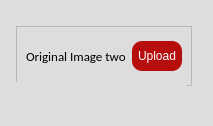
               <widget class="QGroupBox" name="groupBox_3">
                <property name="styleSheet">
                 <string notr="true">QGroupBox {
  width: 65vw;
  height: 90vh;
  background-color:#dddddd;
  border-radius: 15px;
  padding: 5px; /* Adjust padding as needed */
  margin-right: 5px;
}

/* You may need to adjust the sub-controls styles based on your specific requirements */
QGroupBox::title {
  subcontrol-origin: margin;
  subcontrol-position: top center;
  padding: 0 3px;
}

QGroupBox::indicator {
  width: 13px;
  height: 13px;
}


</string>
                </property>
                <property name="title">
                 <string/>
                </property>
                <layout class="QGridLayout" name="gridLayout_56">
                 <item row="0" column="0">
                  <layout class="QVBoxLayout" name="verticalLayout_14">
                   <item>
                    <widget class="QFrame" name="frame_19">
                     <property name="minimumSize">
                      <size>
                       <width>0</width>
                       <height>60</height>
                      </size>
                     </property>
                     <property name="maximumSize">
                      <size>
                       <width>16777215</width>
                       <height>40</height>
                      </size>
                     </property>
                     <property name="frameShape">
                      <enum>QFrame::StyledPanel</enum>
                     </property>
                     <property name="frameShadow">
                      <enum>QFrame::Raised</enum>
                     </property>
                     <layout class="QGridLayout" name="gridLayout_57">
                      <item row="0" column="0">
                       <widget class="QLabel" name="label_18">
                        <property name="minimumSize">
                         <size>
                          <width>0</width>
                          <height>30</height>
                         </size>
                        </property>
                        <property name="font">
                         <font>
                          <family>Calibri</family>
                          <pointsize>10</pointsize>
                         </font>
                        </property>
                        <property name="text">
                         <string>Original Image two</string>
                        </property>
                       </widget>
                      </item>
                      <item row="0" column="1">
                       <layout class="QHBoxLayout" name="horizontalLayout_29">
                        <property name="leftMargin">
                         <number>0</number>
                        </property>
                        <property name="topMargin">
                         <number>0</number>
                        </property>
                        <property name="rightMargin">
                         <number>0</number>
                        </property>
                        <property name="bottomMargin">
                         <number>0</number>
                        </property>
                        <item>
                         <widget class="QPushButton" name="upload_btn_2">
                          <property name="minimumSize">
                           <size>
                            <width>0</width>
                            <height>30</height>
                           </size>
                          </property>
                          <property name="styleSheet">
                           <string notr="true">QPushButton {
    width: 50%;
    background-color: rgb(182, 13, 13); /* Replace with the corresponding color value for --dark-grey in your application */
    color: white;
    border-radius: 10px;
    text-align: center;

}

QPushButton:hover {
    background-color: white;
color:red /* Replace with the corresponding color value for --darkest-color in your application */
}
</string>
                          </property>
                          <property name="text">
                           <string>Upload</string>
                          </property>
                         </widget>
                        </item>
                       </layout>
                      </item>
                     </layout>
                    </widget>
                   </item>
                   <item>
                    <layout class="QHBoxLayout" name="horizontalLayout_8">
                     <item>
                      <widget class="QGroupBox" name="groupBox_2">
                       <property name="styleSheet">
                        <string notr="true">QGroupBox {
    border: none; /* or border: 0; */
}

QGroupBox::title {
    subcontrol-origin: margin;
    subcontrol-position: top left;
    padding: 0 5px; /* Optional padding for the title */
}

</string>
                       </property>
                       <property name="title">
                        <string/>
                       </property>
                       <layout class="QGridLayout" name="gridLayout_58">
                        <item row="0" column="0">
                         <widget class="PlotWidget" name="original_hybrid_image_2" native="true"/>
                        </item>
                       </layout>
                      </widget>
                     </item>
                    </layout>
                   </item>
                  </layout>
                 </item>
                </layout>
               </widget>
